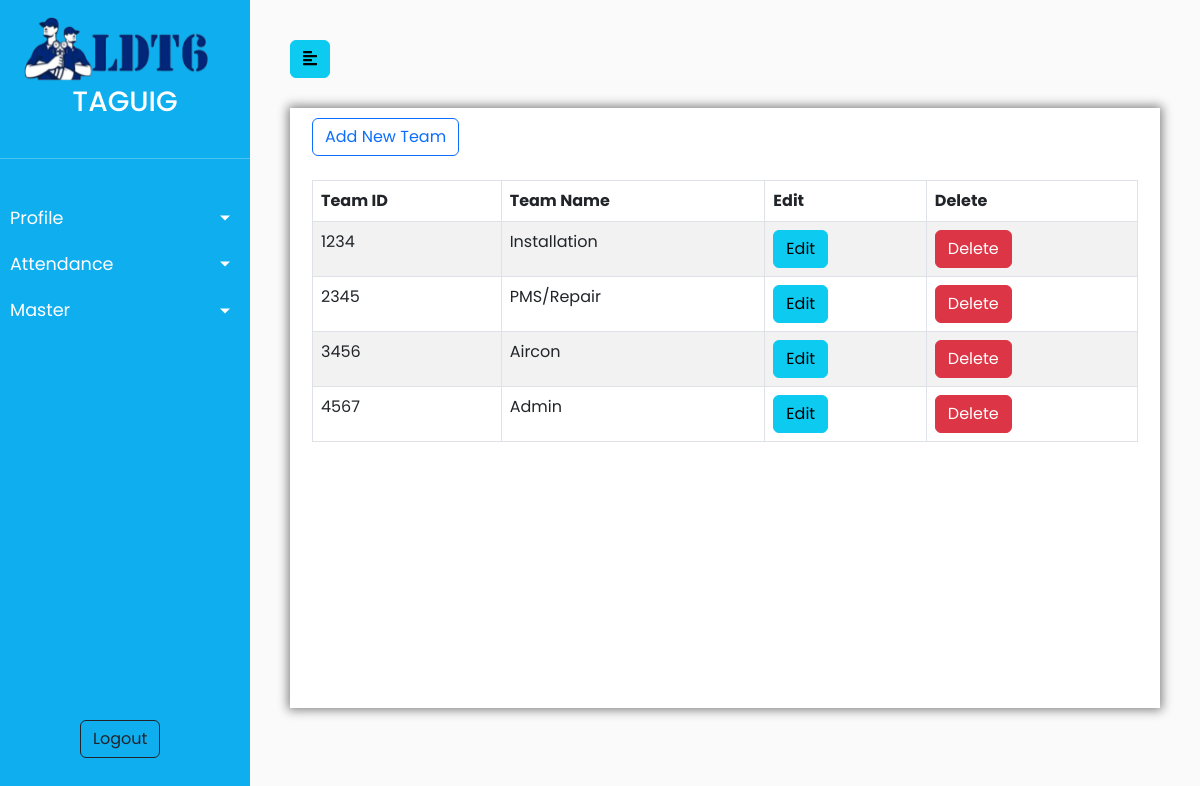
Before: /pages/teamsrecord.php with the older database file.
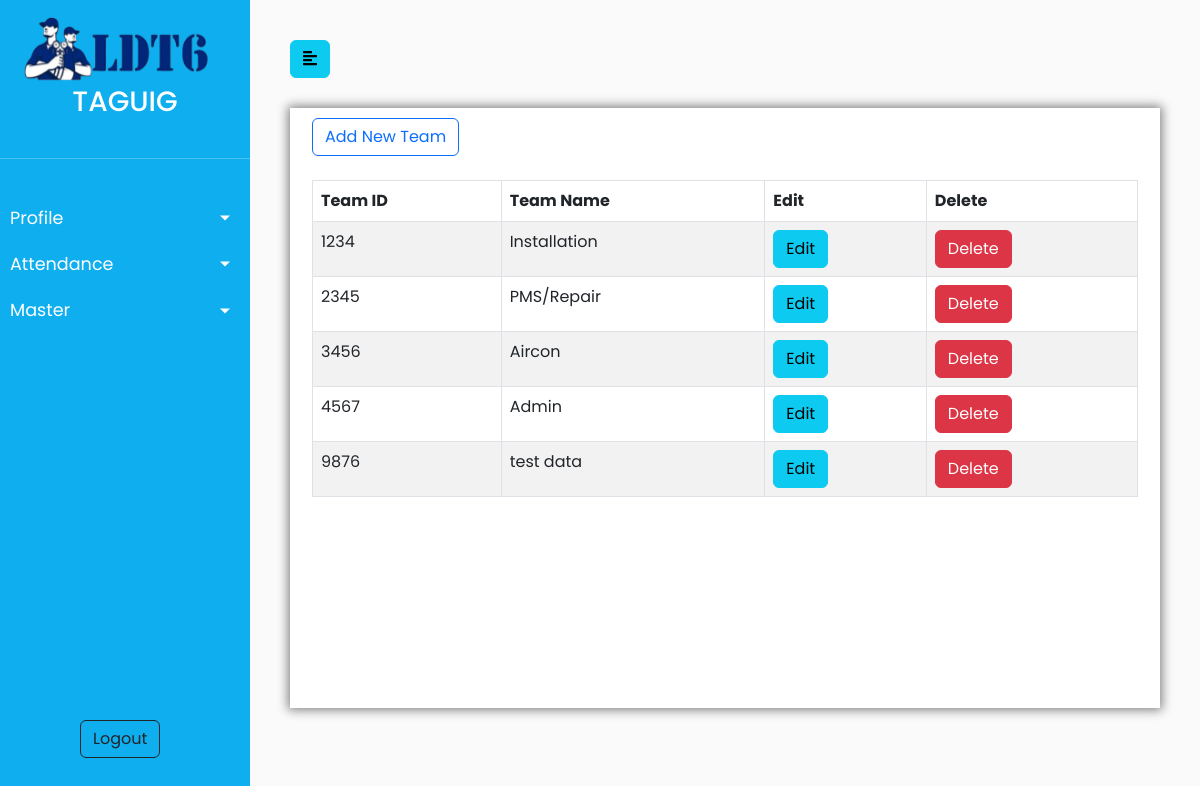
After: the same page with the newer database file.
### tables this page shows
CREATE TABLE `designation_team` (
  `team_ID` int(4) NOT NULL,
  `team_name` varchar(45) NOT NULL,
  `team_description` varchar(60) DEFAULT NULL
);

### pages/teamsrecord.php (the view, shortened to what this page needs)
<?php
    require 'connection.php';
    $query = "SELECT * FROM designation_team";
    $result = mysqli_query($connection, $query);
?>
<!DOCTYPE html>
<html>
<head>
    <link href="https://cdn.jsdelivr.net/npm/bootstrap@5.2.3/dist/css/bootstrap.min.css" rel="stylesheet">
    <link rel="stylesheet" href="../css/teams.css">
    <link rel="stylesheet" href="../css/sidebar.css">
</head>
<body>
    <div class="wrapper">
        <nav id="sidebar">
           <div class="sidebar-header">
               <img src="../images/logo.png" alt="LDT6" class="header">
                <b><h3 style="text-align: center;">TAGUIG</h3></b>
            </div>
            <hr></hr>
            <ul class="list-unstyled components">
                <li>
                    <a href="#profileSubmenu" data-toggle="collapse" aria-expanded="false" class="dropdown-toggle">Profile</a>
                </li>
                <li>
                    <a href="#attendanceSubmenu" data-toggle="collapse" aria-expanded="false" class="dropdown-toggle">Attendance</a>
                </li>
    			 <li>
                    <a href="#masterSubmenu" data-toggle="collapse" aria-expanded="false" class="dropdown-toggle">Master</a>
                </li>
                <button type="button" class="btn btn-outline-dark logout" onClick="document.location.href='logout.php'">Logout</button>
        </nav>
        <div id="content">
            <button type="button" id="sidebarCollapse" class="btn btn-info">
                <i class="fas fa-align-left"></i>
            </button>
            <div id="body" class="box">
            	<div class="container">
            		<button id="btnAdd" type="button" class="btn btn-outline-primary" data-bs-toggle="modal" data-bs-target="#addModal">Add New Team</button>
            		<table id="employee-table" class="table table-responsive table-hover table-bordered table-striped">
            		<br>
            			<thead>
            			<tr>
            			<br>
                            <th>Team ID</th>
            				<th>Team Name</th>
            				<th>Edit</th>
            				<th>Delete</th>
            			</tr></thead>
            			<tbody>
                            <?php
                                while($team = mysqli_fetch_assoc($result)) {
                            ?>
                				<tr>
                                    <td><?php echo $team['team_ID']; ?></td>
                					<td><?php echo $team['team_name']; ?></td>
                					<td><button class="btn btn-info editBtn" data-toggle="modal">Edit</button></td>
                					<td><button class="btn btn-danger deleteBtn" data-bs-toggle="modal">Delete</button></td>
                				</tr>
                            <?php } ?>
            			</tbody>
            		</table>
            	</div>
            </div>
        </div>
    </div>
</body>
</html>

Changed rows visible on the page:
added designation_team: team_ID "9876", team_name "test data"
